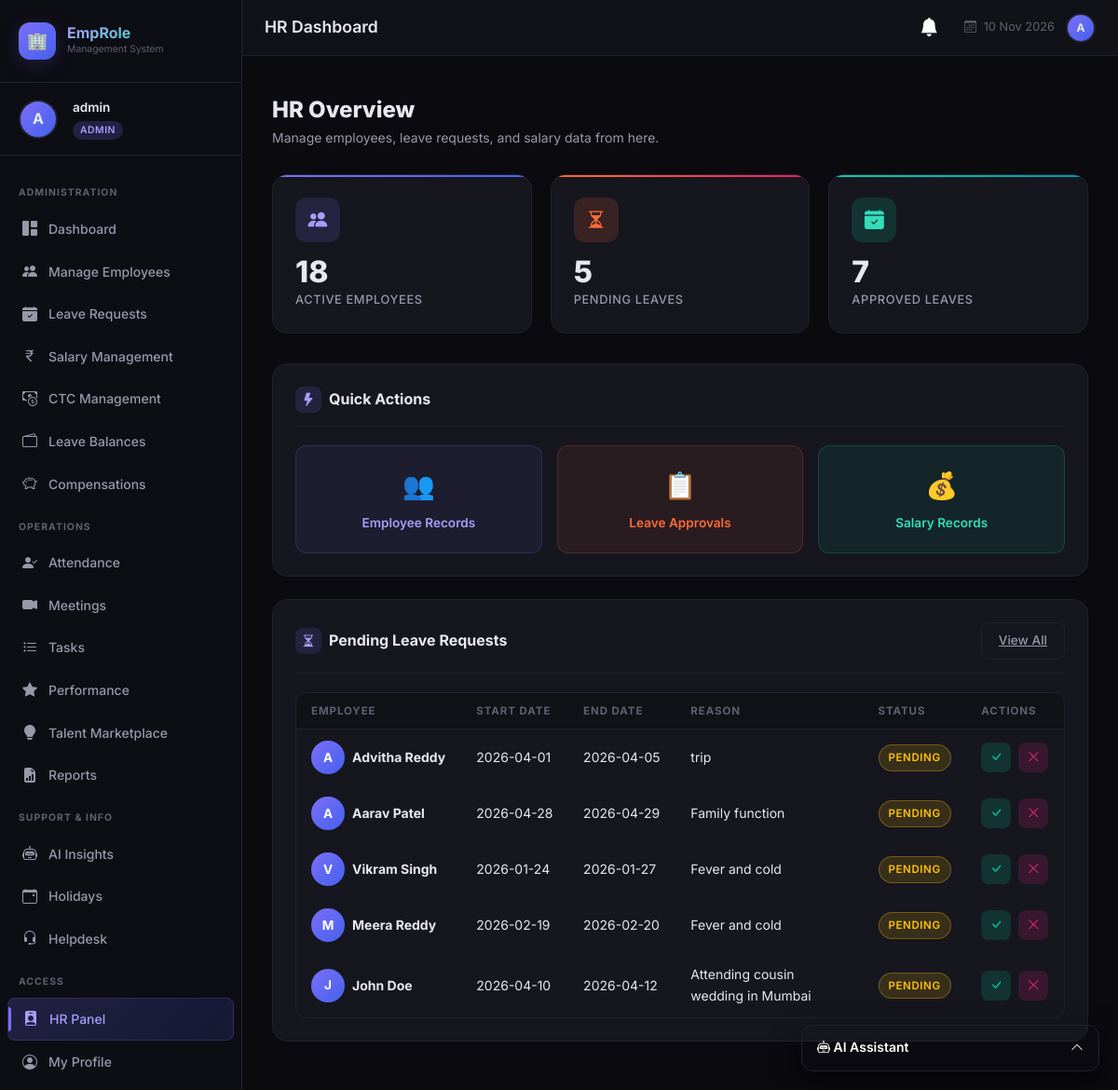
Screenshot of /hr/dashboard (signed in) with the database file from the repository.
### tables this page shows
CREATE TABLE leaves (
            id INTEGER PRIMARY KEY AUTOINCREMENT,
            employee_id INTEGER NOT NULL,
            start_date DATE NOT NULL,
            end_date DATE NOT NULL,
            reason TEXT NOT NULL,
            status TEXT DEFAULT 'pending',
            applied_at DATETIME DEFAULT CURRENT_TIMESTAMP,
            reviewed_by INTEGER,
            FOREIGN KEY (employee_id) REFERENCES employees(id),
            FOREIGN KEY (reviewed_by) REFERENCES users(id)
        );

CREATE TABLE employees (
            id INTEGER PRIMARY KEY AUTOINCREMENT,
            user_id INTEGER UNIQUE,
            name TEXT NOT NULL,
            email TEXT NOT NULL,
            phone TEXT,
            department TEXT,
            designation TEXT,
            joining_date DATE,
            status TEXT DEFAULT 'active',
            FOREIGN KEY (user_id) REFERENCES users(id)
        );

### app.py (the view)
@app.route('/hr/dashboard')
@login_required
@role_required('hr', 'admin')
def hr_dashboard():
    db = get_db()
    stats = {
        'total_employees': db.execute("SELECT COUNT(*) as c FROM employees WHERE status='active'").fetchone()['c'],
        'pending_leaves': db.execute("SELECT COUNT(*) as c FROM leaves WHERE status='pending'").fetchone()['c'],
        'approved_leaves': db.execute("SELECT COUNT(*) as c FROM leaves WHERE status='approved'").fetchone()['c'],
    }
    recent_leaves = db.execute(
        "SELECT l.*, e.name FROM leaves l JOIN employees e ON l.employee_id=e.id WHERE l.status='pending' ORDER BY l.applied_at DESC LIMIT 5"
    ).fetchall()
    db.close()
    return render_template('hr/dashboard.html', stats=stats, recent_leaves=recent_leaves)

### ai_service.py (called while the page is built)
@ai_service_bp.before_app_request
def setup_ai():
    if not hasattr(ai_service_bp, 'schema_initialized'):
        init_ai_schema()
        ai_service_bp.schema_initialized = True

### app.py (called while the page is built)
@app.context_processor
def inject_notifications():
    if 'user_id' in session:
        db = get_db()
        n = db.execute("SELECT * FROM notifications WHERE user_id=? AND is_read=0 ORDER BY created_at DESC LIMIT 5", (session['user_id'],)).fetchall()
        c = db.execute("SELECT COUNT(*) as c FROM notifications WHERE user_id=? AND is_read=0", (session['user_id'],)).fetchone()['c']
        db.close()
        return dict(recent_notifications=n, unread_notifications_count=c)
    return dict(recent_notifications=[], unread_notifications_count=0)

def login_required(f):
    @wraps(f)
    def decorated(*args, **kwargs):
        if 'user_id' not in session:
            flash('Please log in to access this page.', 'warning')
            return redirect(url_for('login'))
        return f(*args, **kwargs)
    return decorated

def role_required(*roles):
    def decorator(f):
        @wraps(f)
        def decorated(*args, **kwargs):
            if 'user_id' not in session:
                return redirect(url_for('login'))
            if session.get('role') not in roles:
                flash('Access denied. Insufficient permissions.', 'danger')
                return redirect(url_for('dashboard'))
            return f(*args, **kwargs)
        return decorated
    return decorator

### database.py (called while the page is built)
def get_db():
    conn = sqlite3.connect(DB_PATH)
    conn.row_factory = sqlite3.Row
    conn.execute("PRAGMA foreign_keys = ON")
    return conn

### templates/hr/dashboard.html (shortened to what this page needs)
{% extends "base.html" %}
{% block page_title %}HR Dashboard{% endblock %}
{% block content %}
<div class="page-header fade-in">
  <h2>HR Overview</h2>
  <p>Manage employees, leave requests, and salary data from here.</p>
</div>
<div class="stats-grid">
  <div class="stat-card purple">
    <div class="stat-icon purple"><i class="bi bi-people-fill"></i></div>
    <div class="stat-value" data-count="{{ stats.total_employees }}">{{ stats.total_employees }}</div>
    <div class="stat-label">Active Employees</div>
  </div>
  <div class="stat-card orange">
    <div class="stat-icon orange"><i class="bi bi-hourglass-split"></i></div>
    <div class="stat-value" data-count="{{ stats.pending_leaves }}">{{ stats.pending_leaves }}</div>
    <div class="stat-label">Pending Leaves</div>
  </div>
  <div class="stat-card teal">
    <div class="stat-icon teal"><i class="bi bi-calendar-check-fill"></i></div>
    <div class="stat-value" data-count="{{ stats.approved_leaves }}">{{ stats.approved_leaves }}</div>
    <div class="stat-label">Approved Leaves</div>
  </div>
</div>
<div class="content-card">
  <div class="card-header-custom">
    <div class="card-title-custom">
      <div class="title-icon"><i class="bi bi-lightning-fill"></i></div>
      Quick Actions
    </div>
  </div>
  <div class="row g-3">
    <div class="col-md-4">
      <a href="{{ url_for('hr_employees') }}" style="text-decoration:none;">
        <div style="background:rgba(124,111,247,0.08); border:1px solid rgba(124,111,247,0.2); border-radius:var(--radius-md); padding:1.25rem; text-align:center;">
          <div style="font-size:1.75rem; margin-bottom:8px;">👥</div>
          <div style="font-size:0.85rem; font-weight:600; color:var(--accent-purple-light);">Employee Records</div>
        </div>
      </a>
    </div>
    <div class="col-md-4">
      <a href="{{ url_for('hr_leaves') }}" style="text-decoration:none;">
        <div style="background:rgba(255,107,53,0.08); border:1px solid rgba(255,107,53,0.2); border-radius:var(--radius-md); padding:1.25rem; text-align:center;">
          <div style="font-size:1.75rem; margin-bottom:8px;">📋</div>
          <div style="font-size:0.85rem; font-weight:600; color:var(--accent-orange);">Leave Approvals</div>
        </div>
      </a>
    </div>
    <div class="col-md-4">
      <a href="{{ url_for('hr_salary') }}" style="text-decoration:none;">
        <div style="background:rgba(0,212,170,0.08); border:1px solid rgba(0,212,170,0.2); border-radius:var(--radius-md); padding:1.25rem; text-align:center;">
          <div style="font-size:1.75rem; margin-bottom:8px;">💰</div>
          <div style="font-size:0.85rem; font-weight:600; color:var(--accent-teal-light);">Salary Records</div>
        </div>
      </a>
    </div>
  </div>
</div>
<div class="content-card">
  <div class="card-header-custom">
    <div class="card-title-custom">
      <div class="title-icon"><i class="bi bi-hourglass-split"></i></div>
      Pending Leave Requests
    </div>
    <a href="{{ url_for('hr_leaves') }}" class="btn-outline-custom">View All</a>
  </div>
  {% if recent_leaves %}
  <div class="table-wrapper">
    <table class="table-dark-custom">
      <thead>
        <tr>
          <th>Employee</th>
          <th>Start Date</th>
          <th>End Date</th>
          <th>Reason</th>
          <th>Status</th>
          <th>Actions</th>
        </tr>
      </thead>
      <tbody>
        {% for leave in recent_leaves %}
        <tr>
          <td>
            <div class="d-flex align-items-center gap-2">
              <div class="emp-avatar">{{ leave.name[0].upper() }}</div>
              <strong>{{ leave.name }}</strong>
            </div>
          </td>
          <td>{{ leave.start_date }}</td>
          <td>{{ leave.end_date }}</td>
          <td style="max-width:200px;">{{ leave.reason[:50] }}{% if leave.reason|length > 50 %}...{% endif %}</td>
          <td><span class="badge-custom badge-{{ leave.status }}">{{ leave.status }}</span></td>
          <td>
            <div class="d-flex gap-2">
              <form method="POST" action="{{ url_for('hr_update_leave', leave_id=leave.id) }}" style="display:inline;">
                <button type="submit" class="btn-sm-icon btn-approve" title="Approve">
                  <i class="bi bi-check-lg"></i>
                </button>
              </form>
              <form method="POST" action="{{ url_for('hr_update_leave', leave_id=leave.id) }}" style="display:inline;">
                <button type="submit" class="btn-sm-icon btn-reject" title="Reject">
                  <i class="bi bi-x-lg"></i>
                </button>
              </form>
            </div>
          </td>
        </tr>
        {% endfor %}
      </tbody>
    </table>
  </div>
  {% else %}
  <div class="empty-state">
    <i class="bi bi-calendar-check"></i>
    <p>No pending leave requests. 🎉</p>
  </div>
  {% endif %}
</div>
{% endblock %}

### rows the page displays
leaves: name "A", name "Advitha Reddy", start_date "2026-04-01", end_date "2026-04-05", reason "trip", status "PENDING"
leaves: name "A", name "Aarav Patel", start_date "2026-04-28", end_date "2026-04-29", reason "Family function", status "PENDING"
leaves: name "V", name "Vikram Singh", start_date "2026-01-24", end_date "2026-01-27", reason "Fever and cold", status "PENDING"
leaves: name "M", name "Meera Reddy", start_date "2026-02-19", end_date "2026-02-20", reason "Fever and cold", status "PENDING"
leaves: name "J", name "John Doe", start_date "2026-04-10", end_date "2026-04-12", reason "Attending cousin wedding in Mumbai", status "PENDING"

### other values shown
{{ session.username[0].upper() }} "A"
{{ session.username }} "admin"
{{ session.role }} "ADMIN"
{{ stats.total_employees }} "18"
{{ stats.pending_leaves }} "5"
{{ stats.approved_leaves }} "7"
